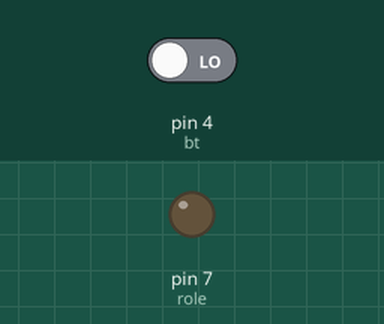
The sketch below on a simulated Arduino Uno, built with avr-gcc and run on an emulated ATmega328P. Shown: output pins drawn as LEDs (lit = HIGH). The test bench sets the inputs (shaded band); at power-on: pin 4 (bt) LOW.

Above: at 1.8 s.
1.9 s: pin 4 (bt) driven HIGH
At 4.8 s:
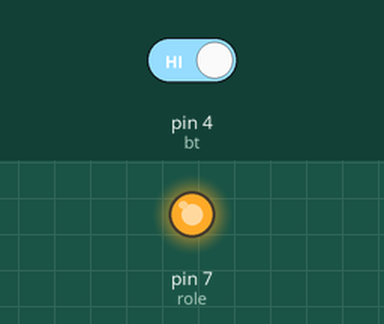
4.9 s: pin 4 (bt) driven LOW
At 5.7 s:
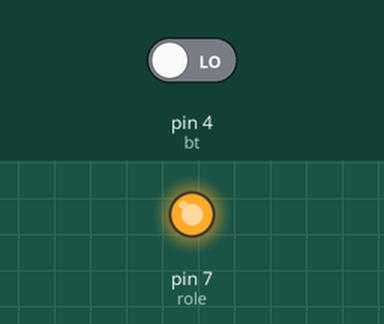
Timing chart, 0 to 7.9 s (numbered marks = the images above; inputs shaded):
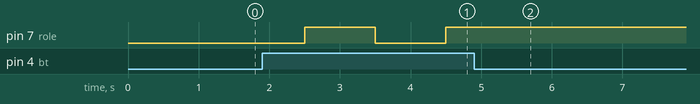

The sketch:

Buton.ino
```cpp
#define bt 4
#define role 7
boolean x = 0;

void setup()
{
  pinMode (role, OUTPUT);
  pinMode (bt, INPUT);
}

void loop()
{
  if (digitalRead(bt) == 1)
  {
    x = !x;
    delay(500);
  }
  digitalWrite(role, x);
  delay(500);
}
```

Measured:
- after the input at 1.9 s, pin 7 (role): LOW → HIGH after 0.60 s, → LOW 1.0 s later, → HIGH 1.0 s later
- after the input at 4.9 s, pin 7 (role): stops changing and stays HIGH
